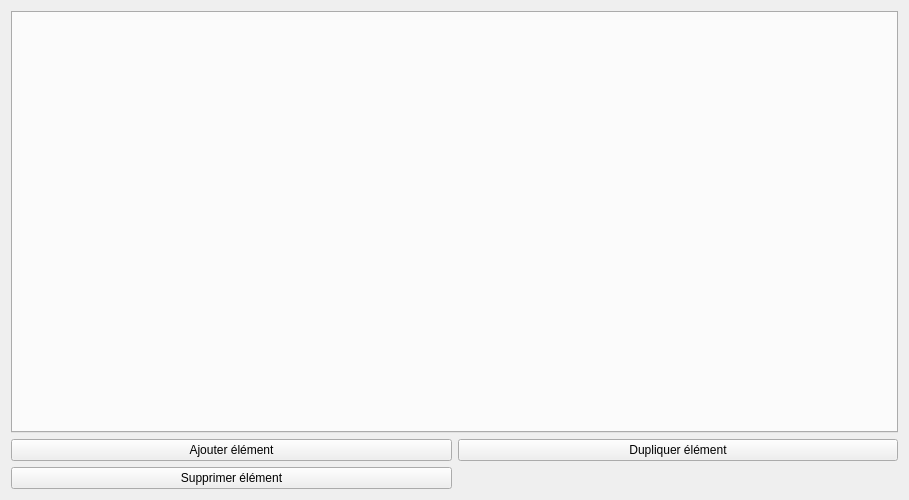
<?xml version="1.0" encoding="UTF-8"?>
<ui version="4.0">
 <class>Form</class>
 <widget class="QWidget" name="Form">
  <property name="geometry">
   <rect>
    <x>0</x>
    <y>0</y>
    <width>909</width>
    <height>500</height>
   </rect>
  </property>
  <property name="minimumSize">
   <size>
    <width>800</width>
    <height>500</height>
   </size>
  </property>
  <property name="windowTitle">
   <string>Form</string>
  </property>
  <layout class="QVBoxLayout" name="verticalLayout">
   <item>
    <widget class="QTabWidget" name="stackWidget_specimens">
     <property name="minimumSize">
      <size>
       <width>588</width>
       <height>382</height>
      </size>
     </property>
     <property name="maximumSize">
      <size>
       <width>900</width>
       <height>16777215</height>
      </size>
     </property>
     <property name="cursor">
      <cursorShape>ArrowCursor</cursorShape>
     </property>
     <property name="autoFillBackground">
      <bool>false</bool>
     </property>
     <property name="movable">
      <bool>true</bool>
     </property>
    </widget>
   </item>
   <item>
    <layout class="QGridLayout" name="gridLayout">
     <item row="0" column="0">
      <widget class="QPushButton" name="btn_add_spec">
       <property name="text">
        <string>Ajouter élément</string>
       </property>
      </widget>
     </item>
     <item row="1" column="0">
      <widget class="QPushButton" name="btn_delete_spec">
       <property name="text">
        <string>Supprimer élément</string>
       </property>
      </widget>
     </item>
     <item row="0" column="1">
      <widget class="QPushButton" name="btn_duplicate_spec">
       <property name="text">
        <string>Dupliquer élément</string>
       </property>
      </widget>
     </item>
    </layout>
   </item>
  </layout>
 </widget>
 <resources/>
 <connections/>
</ui>
